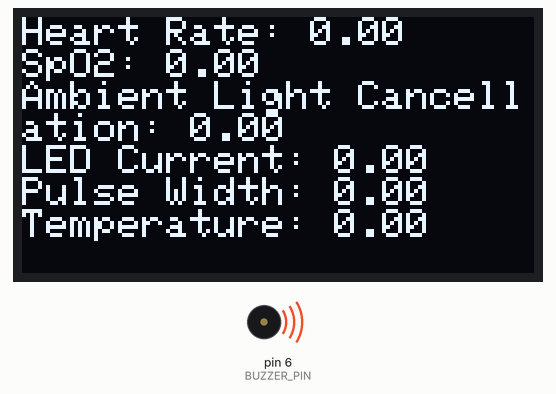
This sketch was run on a simulated Arduino Uno, built with avr-gcc and run on an emulated ATmega328P. On the bench: 128×64 one-colour display, buzzer (waves = sounding, pin HIGH). The display library's start-up logo is not drawn.

Above: at 2.1 s.
Timing chart, 0 to 3.6 s (numbered marks = the images above):
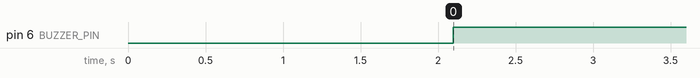

Measured:
- by itself, pin 6 (BUZZER_PIN): LOW → HIGH at 2.1 s

The sketch:

projectcode_2.ino
```cpp
//Refer https://github.com/devxplained/MAX3010x-Sensor-Library
#include <Wire.h>
#include <Adafruit_GFX.h>
#include <Adafruit_SSD1306.h>
#include "MAX30105.h"

#define SCREEN_WIDTH 128
#define SCREEN_HEIGHT 64
#define OLED_RESET    -1
Adafruit_SSD1306 display(SCREEN_WIDTH, SCREEN_HEIGHT, &Wire, OLED_RESET);

MAX30105 particleSensor;

#define BUZZER_PIN 6

void setup() {
  Serial.begin(9600);
  display.begin(SSD1306_SWITCHCAPVCC, 0x3C);
  display.display();
  delay(2000);
  display.clearDisplay();

  if (!particleSensor.begin(Wire, I2C_SPEED_FAST)) {
    Serial.println("MAX30105 was not found. Please check wiring/power.");
    while (1);
  }

  particleSensor.setup();
  particleSensor.setPulseAmplitudeRed(0x0A);
  particleSensor.setPulseAmplitudeGreen(0);

  pinMode(BUZZER_PIN, OUTPUT);
}

void loop() {
  float heartRate = particleSensor.getHeartRate();
  float spo2 = particleSensor.getSpO2();
  float ambientLightCancellation = particleSensor.getAmbientLightCancellation();
  float ledCurrent = particleSensor.getLEDCurrent();
  float pulseWidth = particleSensor.getPulseWidth();
  float temperature = particleSensor.getTemperature();

  display.clearDisplay();
  display.setTextSize(1);
  display.setTextColor(WHITE);
  display.setCursor(0, 0);
  display.println("Heart Rate: " + String(heartRate));
  display.println("SpO2: " + String(spo2));
  display.println("Ambient Light Cancellation: " + String(ambientLightCancellation));
  display.println("LED Current: " + String(ledCurrent));
  display.println("Pulse Width: " + String(pulseWidth));
  display.println("Temperature: " + String(temperature));
  display.display();

  if (heartRate < 60 || heartRate > 100 || spo2 < 95 || ambientLightCancellation > 200 || ledCurrent > 50 || pulseWidth > 411 || temperature < -40 || temperature > 85) {
    digitalWrite(BUZZER_PIN, HIGH);
  } else {
    digitalWrite(BUZZER_PIN, LOW);
  }

  delay(1000);
}
```
